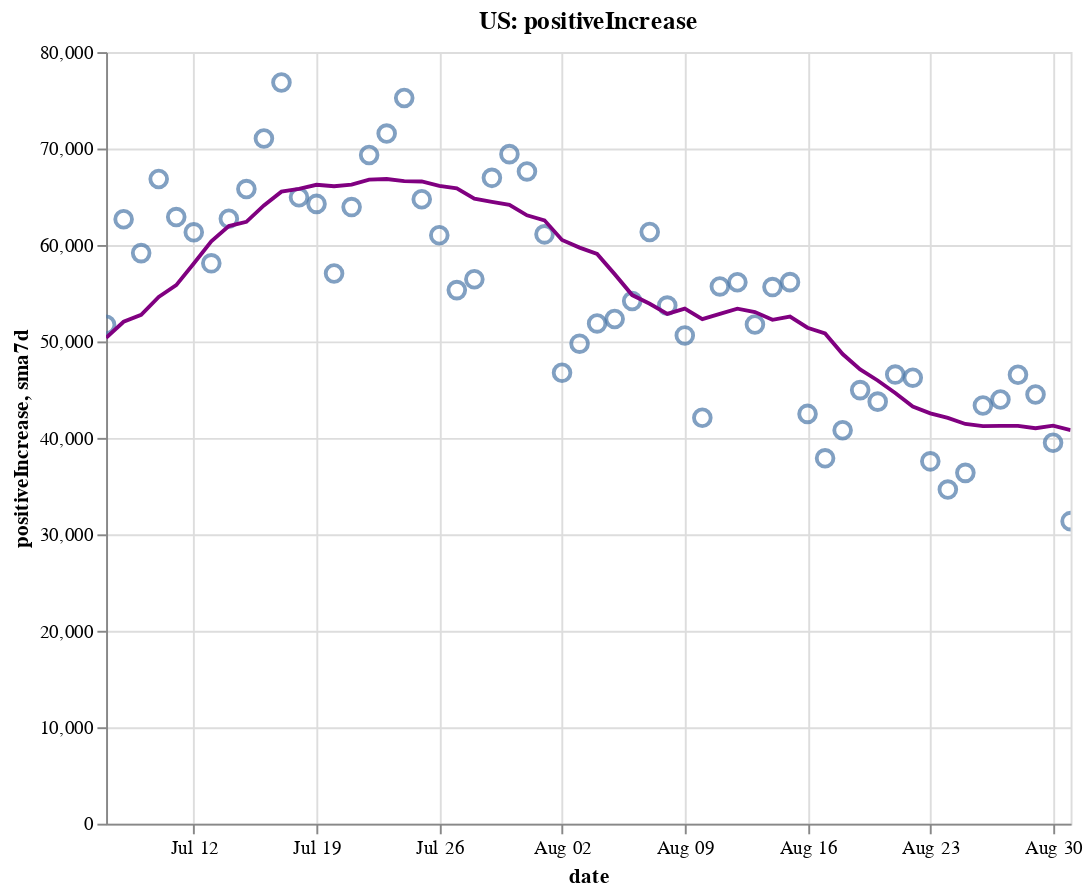

Source (notebook cell):
### Code cell
create_plot(us, 'positiveIncrease')

### Figure 1 — Vega-Lite specification as saved in the notebook (floating-point values rounded to 4 significant figures)
{"config": {"view": {"continuousWidth": 400, "continuousHeight": 300}}, "layer": [{"layer": [{"mark": {"type": "point", "size": 75}, "encoding": {"tooltip": [{"type": "temporal", "field": "date"}, {"type": "quantitative", "field": "positiveIncrease"}, {"type": "quantitative", "field": "sma7d"}], "x": {"type": "temporal", "field": "date"}, "y": {"type": "quantitative", "field": "positiveIncrease"}}, "selection": {"selector002": {"type": "interval", "bind": "scales", "encodings": ["x", "y"]}}}, {"mark": {"type": "line", "color": "purple"}, "encoding": {"x": {"type": "temporal", "field": "date"}, "y": {"type": "quantitative", "field": "sma7d"}}}]}, {"mark": {"type": "rule", "color": "#aaa"}, "encoding": {"x": {"type": "temporal", "field": "date"}}, "transform": [{"filter": {"selection": "selector001"}}]}, {"mark": "circle", "encoding": {"opacity": {"condition": {"value": 1, "selection": "selector001"}, "value": 0}, "tooltip": [{"type": "temporal", "field": "date"}, {"type": "quantitative", "field": "positiveIncrease"}, {"type": "quantitative", "field": "sma7d"}], "x": {"type": "temporal", "field": "date"}, "y": {"type": "quantitative", "field": "positiveIncrease"}}, "selection": {"selector001": {"type": "single", "encodings": ["x"], "on": "mouseover", "nearest": true, "empty": "none"}}}, {"mark": {"type": "text", "align": "left", "dx": 5, "dy": -5, "stroke": "white", "strokeWidth": 2}, "encoding": {"text": {"type": "quantitative", "field": "positiveIncrease"}, "tooltip": [{"type": "temporal", "field": "date"}, {"type": "quantitative", "field": "positiveIncrease"}, {"type": "quantitative", "field": "sma7d"}], "x": {"type": "temporal", "field": "date"}, "y": {"type": "quantitative", "field": "positiveIncrease"}}, "transform": [{"filter": {"selection": "selector001"}}]}, {"mark": {"type": "text", "align": "left", "dx": 5, "dy": -5}, "encoding": {"text": {"type": "quantitative", "field": "positiveIncrease"}, "tooltip": [{"type": "temporal", "field": "date"}, {"type": "quantitative", "field": "positiveIncrease"}, {"type": "quantitative", "field": "sma7d"}], "x": {"type": "temporal", "field": "date"}, "y": {"type": "quantitative", "field": "positiveIncrease"}}, "transform": [{"filter": {"selection": "selector001"}}]}], "data": {"name": "data-43f186840c65ce7c56cda828a170ebcb"}, "height": 400, "title": "US: positiveIncrease", "width": 500, "$schema": "https://vega.github.io/schema/vega-lite/v4.8.1.json", "datasets": {"data-43f186840c65ce7c56cda828a170ebcb": [{"date": "2020-07-07T00:00:00", "totalTestResultsIncrease": 638800.0, "positiveIncrease": 51730.0, "death": 123700.0, "deathIncrease": 923.0, "positiveRate": 0.081, "state": "US", "sma7d": 50370.0}, {"date": "2020-07-08T00:00:00", "totalTestResultsIncrease": 643500.0, "positiveIncrease": 62670.0, "death": 124500.0, "deathIncrease": 807.0, "positiveRate": 0.097, "state": "US", "sma7d": 52040.0}, {"date": "2020-07-09T00:00:00", "totalTestResultsIncrease": 709100.0, "positiveIncrease": 59160.0, "death": 125400.0, "deathIncrease": 867.0, "positiveRate": 0.083, "state": "US", "sma7d": 52770.0}, {"date": "2020-07-10T00:00:00", "totalTestResultsIncrease": 814900.0, "positiveIncrease": 66850.0, "death": 126300.0, "deathIncrease": 854.0, "positiveRate": 0.082, "state": "US", "sma7d": 54610.0}, {"date": "2020-07-11T00:00:00", "totalTestResultsIncrease": 707800.0, "positiveIncrease": 62900.0, "death": 127000.0, "deathIncrease": 757.0, "positiveRate": 0.089, "state": "US", "sma7d": 55830.0}, {"date": "2020-07-12T00:00:00", "totalTestResultsIncrease": 769400.0, "positiveIncrease": 61310.0, "death": 127500.0, "deathIncrease": 476.0, "positiveRate": 0.08, "state": "US", "sma7d": 58080.0}, {"date": "2020-07-13T00:00:00", "totalTestResultsIncrease": 691900.0, "positiveIncrease": 58100.0, "death": 127800.0, "deathIncrease": 327.0, "positiveRate": 0.084, "state": "US", "sma7d": 60390.0}, {"date": "2020-07-14T00:00:00", "totalTestResultsIncrease": 770000.0, "positiveIncrease": 62730.0, "death": 128600.0, "deathIncrease": 736.0, "positiveRate": 0.081, "state": "US", "sma7d": 61960.0}, {"date": "2020-07-15T00:00:00", "totalTestResultsIncrease": 773200.0, "positiveIncrease": 65800.0, "death": 129400.0, "deathIncrease": 858.0, "positiveRate": 0.085, "state": "US", "sma7d": 62400.0}, {"date": "2020-07-16T00:00:00", "totalTestResultsIncrease": 832400.0, "positiveIncrease": 71040.0, "death": 130400.0, "deathIncrease": 947.0, "positiveRate": 0.085, "state": "US", "sma7d": 64100.0}, {"date": "2020-07-17T00:00:00", "totalTestResultsIncrease": 839300.0, "positiveIncrease": 76840.0, "death": 131300.0, "deathIncrease": 951.0, "positiveRate": 0.092, "state": "US", "sma7d": 65530.0}, {"date": "2020-07-18T00:00:00", "totalTestResultsIncrease": 763600.0, "positiveIncrease": 64950.0, "death": 132200.0, "deathIncrease": 872.0, "positiveRate": 0.085, "state": "US", "sma7d": 65820.0}, {"date": "2020-07-19T00:00:00", "totalTestResultsIncrease": 786700.0, "positiveIncrease": 64260.0, "death": 132700.0, "deathIncrease": 527.0, "positiveRate": 0.082, "state": "US", "sma7d": 66240.0}, {"date": "2020-07-20T00:00:00", "totalTestResultsIncrease": 712400.0, "positiveIncrease": 57040.0, "death": 133100.0, "deathIncrease": 363.0, "positiveRate": 0.08, "state": "US", "sma7d": 66090.0}, {"date": "2020-07-21T00:00:00", "totalTestResultsIncrease": 754900.0, "positiveIncrease": 63930.0, "death": 134100.0, "deathIncrease": 1038.0, "positiveRate": 0.085, "state": "US", "sma7d": 66270.0}, {"date": "2020-07-22T00:00:00", "totalTestResultsIncrease": 801600.0, "positiveIncrease": 69330.0, "death": 135300.0, "deathIncrease": 1171.0, "positiveRate": 0.086, "state": "US", "sma7d": 66770.0}, {"date": "2020-07-23T00:00:00", "totalTestResultsIncrease": 845900.0, "positiveIncrease": 71550.0, "death": 136300.0, "deathIncrease": 1055.0, "positiveRate": 0.085, "state": "US", "sma7d": 66840.0}, {"date": "2020-07-24T00:00:00", "totalTestResultsIncrease": 933600.0, "positiveIncrease": 75240.0, "death": 137500.0, "deathIncrease": 1176.0, "positiveRate": 0.081, "state": "US", "sma7d": 66610.0}, {"date": "2020-07-25T00:00:00", "totalTestResultsIncrease": 791000.0, "positiveIncrease": 64740.0, "death": 138500.0, "deathIncrease": 1023.0, "positiveRate": 0.082, "state": "US", "sma7d": 66580.0}, {"date": "2020-07-26T00:00:00", "totalTestResultsIncrease": 851100.0, "positiveIncrease": 61010.0, "death": 139100.0, "deathIncrease": 559.0, "positiveRate": 0.072, "state": "US", "sma7d": 66120.0}, {"date": "2020-07-27T00:00:00", "totalTestResultsIncrease": 762700.0, "positiveIncrease": 55320.0, "death": 140200.0, "deathIncrease": 1059.0, "positiveRate": 0.073, "state": "US", "sma7d": 65870.0}, {"date": "2020-07-28T00:00:00", "totalTestResultsIncrease": 738100.0, "positiveIncrease": 56450.0, "death": 141300.0, "deathIncrease": 1122.0, "positiveRate": 0.076, "state": "US", "sma7d": 64810.0}, {"date": "2020-07-29T00:00:00", "totalTestResultsIncrease": 864500.0, "positiveIncrease": 66960.0, "death": 142800.0, "deathIncrease": 1492.0, "positiveRate": 0.077, "state": "US", "sma7d": 64470.0}, {"date": "2020-07-30T00:00:00", "totalTestResultsIncrease": 814700.0, "positiveIncrease": 69420.0, "death": 144000.0, "deathIncrease": 1259.0, "positiveRate": 0.085, "state": "US", "sma7d": 64160.0}, {"date": "2020-07-31T00:00:00", "totalTestResultsIncrease": 731900.0, "positiveIncrease": 67620.0, "death": 145400.0, "deathIncrease": 1312.0, "positiveRate": 0.092, "state": "US", "sma7d": 63080.0}, {"date": "2020-08-01T00:00:00", "totalTestResultsIncrease": 745700.0, "positiveIncrease": 61100.0, "death": 146500.0, "deathIncrease": 1190.0, "positiveRate": 0.082, "state": "US", "sma7d": 62560.0}, {"date": "2020-08-02T00:00:00", "totalTestResultsIncrease": 699500.0, "positiveIncrease": 46760.0, "death": 147000.0, "deathIncrease": 498.0, "positiveRate": 0.067, "state": "US", "sma7d": 60520.0}, {"date": "2020-08-03T00:00:00", "totalTestResultsIncrease": 745100.0, "positiveIncrease": 49770.0, "death": 147600.0, "deathIncrease": 519.0, "positiveRate": 0.067, "state": "US", "sma7d": 59730.0}, {"date": "2020-08-04T00:00:00", "totalTestResultsIncrease": 717100.0, "positiveIncrease": 51860.0, "death": 148800.0, "deathIncrease": 1255.0, "positiveRate": 0.072, "state": "US", "sma7d": 59070.0}, {"date": "2020-08-05T00:00:00", "totalTestResultsIncrease": 699600.0, "positiveIncrease": 52330.0, "death": 150200.0, "deathIncrease": 1346.0, "positiveRate": 0.075, "state": "US", "sma7d": 56980.0}, {"date": "2020-08-06T00:00:00", "totalTestResultsIncrease": 766600.0, "positiveIncrease": 54180.0, "death": 151400.0, "deathIncrease": 1251.0, "positiveRate": 0.071, "state": "US", "sma7d": 54800.0}, {"date": "2020-08-07T00:00:00", "totalTestResultsIncrease": 785400.0, "positiveIncrease": 61350.0, "death": 152700.0, "deathIncrease": 1333.0, "positiveRate": 0.078, "state": "US", "sma7d": 53910.0}, {"date": "2020-08-08T00:00:00", "totalTestResultsIncrease": 683400.0, "positiveIncrease": 53710.0, "death": 153800.0, "deathIncrease": 1089.0, "positiveRate": 0.079, "state": "US", "sma7d": 52850.0}, {"date": "2020-08-09T00:00:00", "totalTestResultsIncrease": 724000.0, "positiveIncrease": 50620.0, "death": 154400.0, "deathIncrease": 616.0, "positiveRate": 0.07, "state": "US", "sma7d": 53400.0}, {"date": "2020-08-10T00:00:00", "totalTestResultsIncrease": 740900.0, "positiveIncrease": 42090.0, "death": 154900.0, "deathIncrease": 426.0, "positiveRate": 0.057, "state": "US", "sma7d": 52310.0}, {"date": "2020-08-11T00:00:00", "totalTestResultsIncrease": 760000.0, "positiveIncrease": 55700.0, "death": 156200.0, "deathIncrease": 1326.0, "positiveRate": 0.073, "state": "US", "sma7d": 52860.0}, {"date": "2020-08-12T00:00:00", "totalTestResultsIncrease": 500200.0, "positiveIncrease": 56130.0, "death": 157700.0, "deathIncrease": 1517.0, "positiveRate": 0.112, "state": "US", "sma7d": 53400.0}, {"date": "2020-08-13T00:00:00", "totalTestResultsIncrease": 900300.0, "positiveIncrease": 51760.0, "death": 158900.0, "deathIncrease": 1163.0, "positiveRate": 0.057, "state": "US", "sma7d": 53050.0}, {"date": "2020-08-14T00:00:00", "totalTestResultsIncrease": 862300.0, "positiveIncrease": 55640.0, "death": 160100.0, "deathIncrease": 1216.0, "positiveRate": 0.065, "state": "US", "sma7d": 52240.0}, {"date": "2020-08-15T00:00:00", "totalTestResultsIncrease": 756700.0, "positiveIncrease": 56150.0, "death": 161300.0, "deathIncrease": 1219.0, "positiveRate": 0.074, "state": "US", "sma7d": 52580.0}, {"date": "2020-08-16T00:00:00", "totalTestResultsIncrease": 790400.0, "positiveIncrease": 42490.0, "death": 161900.0, "deathIncrease": 619.0, "positiveRate": 0.054, "state": "US", "sma7d": 51420.0}, {"date": "2020-08-17T00:00:00", "totalTestResultsIncrease": 670100.0, "positiveIncrease": 37880.0, "death": 162300.0, "deathIncrease": 407.0, "positiveRate": 0.057, "state": "US", "sma7d": 50820.0}, {"date": "2020-08-18T00:00:00", "totalTestResultsIncrease": 663600.0, "positiveIncrease": 40800.0, "death": 163500.0, "deathIncrease": 1196.0, "positiveRate": 0.061, "state": "US", "sma7d": 48690.0}, {"date": "2020-08-19T00:00:00", "totalTestResultsIncrease": 674000.0, "positiveIncrease": 44950.0, "death": 165000.0, "deathIncrease": 1420.0, "positiveRate": 0.067, "state": "US", "sma7d": 47090.0}, {"date": "2020-08-20T00:00:00", "totalTestResultsIncrease": 703300.0, "positiveIncrease": 43760.0, "death": 166100.0, "deathIncrease": 1134.0, "positiveRate": 0.062, "state": "US", "sma7d": 45950.0}, {"date": "2020-08-21T00:00:00", "totalTestResultsIncrease": 759100.0, "positiveIncrease": 46560.0, "death": 167200.0, "deathIncrease": 1123.0, "positiveRate": 0.061, "state": "US", "sma7d": 44660.0}, {"date": "2020-08-22T00:00:00", "totalTestResultsIncrease": 773800.0, "positiveIncrease": 46240.0, "death": 168200.0, "deathIncrease": 1029.0, "positiveRate": 0.06, "state": "US", "sma7d": 43240.0}, {"date": "2020-08-23T00:00:00", "totalTestResultsIncrease": 629500.0, "positiveIncrease": 37570.0, "death": 168800.0, "deathIncrease": 572.0, "positiveRate": 0.06, "state": "US", "sma7d": 42540.0}, {"date": "2020-08-24T00:00:00", "totalTestResultsIncrease": 692200.0, "positiveIncrease": 34640.0, "death": 169200.0, "deathIncrease": 343.0, "positiveRate": 0.05, "state": "US", "sma7d": 42070.0}, {"date": "2020-08-25T00:00:00", "totalTestResultsIncrease": 645600.0, "positiveIncrease": 36370.0, "death": 170300.0, "deathIncrease": 1147.0, "positiveRate": 0.056, "state": "US", "sma7d": 41440.0}, {"date": "2020-08-26T00:00:00", "totalTestResultsIncrease": 655000.0, "positiveIncrease": 43360.0, "death": 171600.0, "deathIncrease": 1298.0, "positiveRate": 0.066, "state": "US", "sma7d": 41210.0}, {"date": "2020-08-27T00:00:00", "totalTestResultsIncrease": 751900.0, "positiveIncrease": 43980.0, "death": 172700.0, "deathIncrease": 1129.0, "positiveRate": 0.058, "state": "US", "sma7d": 41250.0}, {"date": "2020-08-28T00:00:00", "totalTestResultsIncrease": 783200.0, "positiveIncrease": 46550.0, "death": 173800.0, "deathIncrease": 1023.0, "positiveRate": 0.059, "state": "US", "sma7d": 41240.0}, {"date": "2020-08-29T00:00:00", "totalTestResultsIncrease": 775600.0, "positiveIncrease": 44500.0, "death": 174800.0, "deathIncrease": 1015.0, "positiveRate": 0.057, "state": "US", "sma7d": 41000.0}, {"date": "2020-08-30T00:00:00", "totalTestResultsIncrease": 746500.0, "positiveIncrease": 39500.0, "death": 175200.0, "deathIncrease": 475.0, "positiveRate": 0.053, "state": "US", "sma7d": 41270.0}, {"date": "2020-08-31T00:00:00", "totalTestResultsIncrease": 683800.0, "positiveIncrease": 31370.0, "death": 175600.0, "deathIncrease": 358.0, "positiveRate": 0.046, "state": "US", "sma7d": 40800.0}]}}
